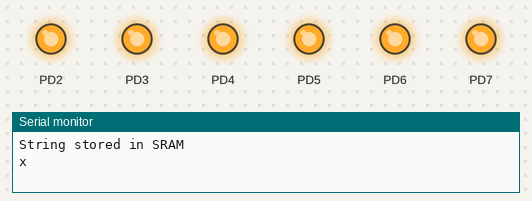
A program run on a simulated ATmega328P, built with avr-gcc and emulated at 12 MHz (the files do not name the chip). On the bench: output pins drawn as LEDs (lit = HIGH), the last lines printed to the serial monitor. Pins used as bus, display or sensor lines are not drawn.

Above: at 2.5 s.
At 7.5 s:
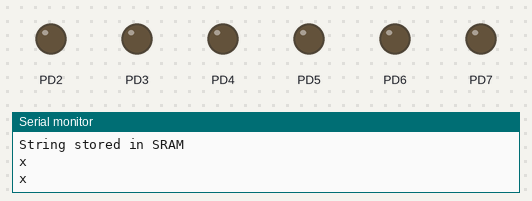
Timing chart, 0 to 13.0 s (numbered marks = the images above):
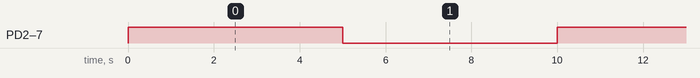

The program:

main.c
```c
// (licence header left out)
#include <avr/interrupt.h>
#include <uart/uart.h>
#include <avr/delay.h>
#define UART_BAUD_RATE      57600

int main () {
    uart_init( UART_BAUD_SELECT(UART_BAUD_RATE,16000000L) );
    DDRD = 0xFF;
    sei();
    uart_puts("String stored in SRAM\n");
    for(;;){
       PORTD ^= 0xFF;
       uart_puts("x\r\n");
       _delay_ms(5000);

    }
}
```

uart.h
```c
#ifndef UART_H
#define UART_H
#include <avr/io.h>
/************************************************************************
Title:    Interrupt UART library with receive/transmit circular buffers
Author:   Peter Fleury <pfleury@gmx.ch>   http://jump.to/fleury
File:     $Id: uart.h,v 1.8.2.1 2007/07/01 11:14:38 peter Exp $
Software: AVR-GCC 4.1, AVR Libc 1.4
Hardware: any AVR with built-in UART, tested on AT90S8515 & ATmega8 at 4 Mhz
License:  GNU General Public License
Usage:    see Doxygen manual

LICENSE:
    Copyright (C) 2006 Peter Fleury

    This program is free software; you can redistribute it and/or modify
    it under the terms of the GNU General Public License as published by
    the Free Software Foundation; either version 2 of the License, or
    any later version.

    This program is distributed in the hope that it will be useful,
    but WITHOUT ANY WARRANTY; without even the implied warranty of
    MERCHANTABILITY or FITNESS FOR A PARTICULAR PURPOSE.  See the
    GNU General Public License for more details.

************************************************************************/

/************************************************************************
uart_available, uart_flush, uart1_available, and uart1_flush functions
were adapted from the Arduino HardwareSerial.h library by Tim Sharpe on
11 Jan 2009.  The license info for HardwareSerial.h is as follows:

  HardwareSerial.h - Hardware serial library for Wiring
  Copyright (c) 2006 Nicholas Zambetti.  All right reserved.

  This library is free software; you can redistribute it and/or
  modify it under the terms of the GNU Lesser General Public
  License as published by the Free Software Foundation; either
  version 2.1 of the License, or (at your option) any later version.

  This library is distributed in the hope that it will be useful,
  but WITHOUT ANY WARRANTY; without even the implied warranty of
  MERCHANTABILITY or FITNESS FOR A PARTICULAR PURPOSE.  See the GNU
  Lesser General Public License for more details.

  You should have received a copy of the GNU Lesser General Public
  License along with this library; if not, write to the Free Software
  Foundation, Inc., 51 Franklin St, Fifth Floor, Boston, MA  02110-1301  USA
************************************************************************/

/************************************************************************
Changelog for modifications made by Tim Sharpe, starting with the current
  library version on his Web site as of 05/01/2009.

Date        Description
=========================================================================
05/12/2009  Added Arduino-style available() and flush() functions for both
			supported UARTs.  Really wanted to keep them out of the library, so
			that it would be as close as possible to Peter Fleury's original
			library, but has scoping issues accessing internal variables from
			another program.  Go C!

************************************************************************/

/**
 *  @defgroup pfleury_uart UART Library
 *  @code #include <uart.h> @endcode
 *
 *  @brief Interrupt UART library using the built-in UART with transmit and receive circular buffers.
 *
 *  This library can be used to transmit and receive data through the built in UART.
 *
 *  An interrupt is generated when the UART has finished transmitting or
 *  receiving a byte. The interrupt handling routines use circular buffers
 *  for buffering received and transmitted data.
 *
 *  The UART_RX_BUFFER_SIZE and UART_TX_BUFFER_SIZE constants define
 *  the size of the circular buffers in bytes. Note that these constants must be a power of 2.
 *  You may need to adapt this constants to your target and your application by adding
 *  CDEFS += -DUART_RX_BUFFER_SIZE=nn -DUART_RX_BUFFER_SIZE=nn to your Makefile.
 *
 *  @note Based on Atmel Application Note AVR306
 *  @author Peter Fleury pfleury@gmx.ch  http://jump.to/fleury
 */

/**@{*/


#if (__GNUC__ * 100 + __GNUC_MINOR__) < 304
#error "This library requires AVR-GCC 3.4 or later, update to newer AVR-GCC compiler !"
#endif


/*
** constants and macros
*/

/** @brief  UART Baudrate Expression
 *  @param  xtalcpu  system clock in Mhz, e.g. 4000000L for 4Mhz
 *  @param  baudrate baudrate in bps, e.g. 1200, 2400, 9600
 */
#define UART_BAUD_SELECT(baudRate,xtalCpu) ((xtalCpu)/((baudRate)*16l)-1)

/** @brief  UART Baudrate Expression for ATmega double speed mode
 *  @param  xtalcpu  system clock in Mhz, e.g. 4000000L for 4Mhz
 *  @param  baudrate baudrate in bps, e.g. 1200, 2400, 9600
 */
#define UART_BAUD_SELECT_DOUBLE_SPEED(baudRate,xtalCpu) (((xtalCpu)/((baudRate)*8l)-1)|0x8000)


/** Size of the circular receive buffer, must be power of 2 */
#ifndef UART_RX_BUFFER_SIZE
#define UART_RX_BUFFER_SIZE 32
#endif
/** Size of the circular transmit buffer, must be power of 2 */
#ifndef UART_TX_BUFFER_SIZE
#define UART_TX_BUFFER_SIZE 32
#endif

/* test if the size of the circular buffers fits into SRAM */
#if ( (UART_RX_BUFFER_SIZE+UART_TX_BUFFER_SIZE) >= (RAMEND-0x60 ) )
#error "size of UART_RX_BUFFER_SIZE + UART_TX_BUFFER_SIZE larger than size of SRAM"
#endif

/*
** high byte error return code of uart_getc()
*/
#define UART_FRAME_ERROR      0x0800              /* Framing Error by UART       */
#define UART_OVERRUN_ERROR    0x0400              /* Overrun condition by UART   */
#define UART_BUFFER_OVERFLOW  0x0200              /* receive ringbuffer overflow */
#define UART_NO_DATA          0x0100              /* no receive data available   */


/*
** function prototypes
*/

/**
   @brief   Initialize UART and set baudrate
   @param   baudrate Specify baudrate using macro UART_BAUD_SELECT()
   @return  none
*/
extern void uart_init(unsigned int baudrate);


/**
 *  @brief   Get received byte from ringbuffer
 *
 * Returns in the lower byte the received character and in the
 * higher byte the last receive error.
 * UART_NO_DATA is returned when no data is available.
 *
 *  @param   void
 *  @return  lower byte:  received byte from ringbuffer
 *  @return  higher byte: last receive status
 *           - \b 0 successfully received data from UART
 *           - \b UART_NO_DATA
 *             <br>no receive data available
 *           - \b UART_BUFFER_OVERFLOW
 *             <br>Receive ringbuffer overflow.
 *             We are not reading the receive buffer fast enough,
 *             one or more received character have been dropped
 *           - \b UART_OVERRUN_ERROR
 *             <br>Overrun condition by UART.
 *             A character already present in the UART UDR register was
 *             not read by the interrupt handler before the next character arrived,
 *             one or more received characters have been dropped.
 *           - \b UART_FRAME_ERROR
 *             <br>Framing Error by UART
 */
extern unsigned int uart_getc(void);


/**
 *  @brief   Put byte to ringbuffer for transmitting via UART
 *  @param   data byte to be transmitted
 *  @return  none
 */
extern void uart_putc(unsigned char data);


/**
 *  @brief   Put string to ringbuffer for transmitting via UART
 *
 *  The string is buffered by the uart library in a circular buffer
 *  and one character at a time is transmitted to the UART using interrupts.
 *  Blocks if it can not write the whole string into the circular buffer.
 *
 *  @param   s string to be transmitted
 *  @return  none
 */
extern void uart_puts(const char *s );


/**
 * @brief    Put string from program memory to ringbuffer for transmitting via UART.
 *
 * The string is buffered by the uart library in a circular buffer
 * and one character at a time is transmitted to the UART using interrupts.
 * Blocks if it can not write the whole string into the circular buffer.
 *
 * @param    s program memory string to be transmitted
 * @return   none
 * @see      uart_puts_P
 */
extern void uart_puts_p(const char *s );

/**
 * @brief    Macro to automatically put a string constant into program memory
 */
#define uart_puts_P(__s)       uart_puts_p(PSTR(__s))

/**
 *  @brief   Return number of bytes waiting in the receive buffer
 *  @param   none
 *  @return  bytes waiting in the receive buffer
 */
extern int uart_available(void);

/**
 *  @brief   Flush bytes waiting in receive buffer
 *  @param   none
 *  @return  none
 */
extern void uart_flush(void);


/** @brief  Initialize USART1 (only available on selected ATmegas) @see uart_init */
extern void uart1_init(unsigned int baudrate);
/** @brief  Get received byte of USART1 from ringbuffer. (only available on selected ATmega) @see uart_getc */
extern unsigned int uart1_getc(void);
/** @brief  Put byte to ringbuffer for transmitting via USART1 (only available on selected ATmega) @see uart_putc */
extern void uart1_putc(unsigned char data);
/** @brief  Put string to ringbuffer for transmitting via USART1 (only available on selected ATmega) @see uart_puts */
extern void uart1_puts(const char *s );
/** @brief  Put string from program memory to ringbuffer for transmitting via USART1 (only available on selected ATmega) @see uart_puts_p */
extern void uart1_puts_p(const char *s );
/** @brief  Macro to automatically put a string constant into program memory */
#define uart1_puts_P(__s)       uart1_puts_p(PSTR(__s))
/** @brief   Return number of bytes waiting in the receive buffer */
extern int uart1_available(void);
/** @brief   Flush bytes waiting in receive buffer */
extern void uart1_flush(void);

/**@}*/


#endif // UART_H
```

lib.c
```c
#include <uart/uart.c>
```

Source omitted: uart.c (25585 bytes)

Measured:
- by itself, PD2–7: alternates HIGH for 5.0 s and LOW for 5.0 s
